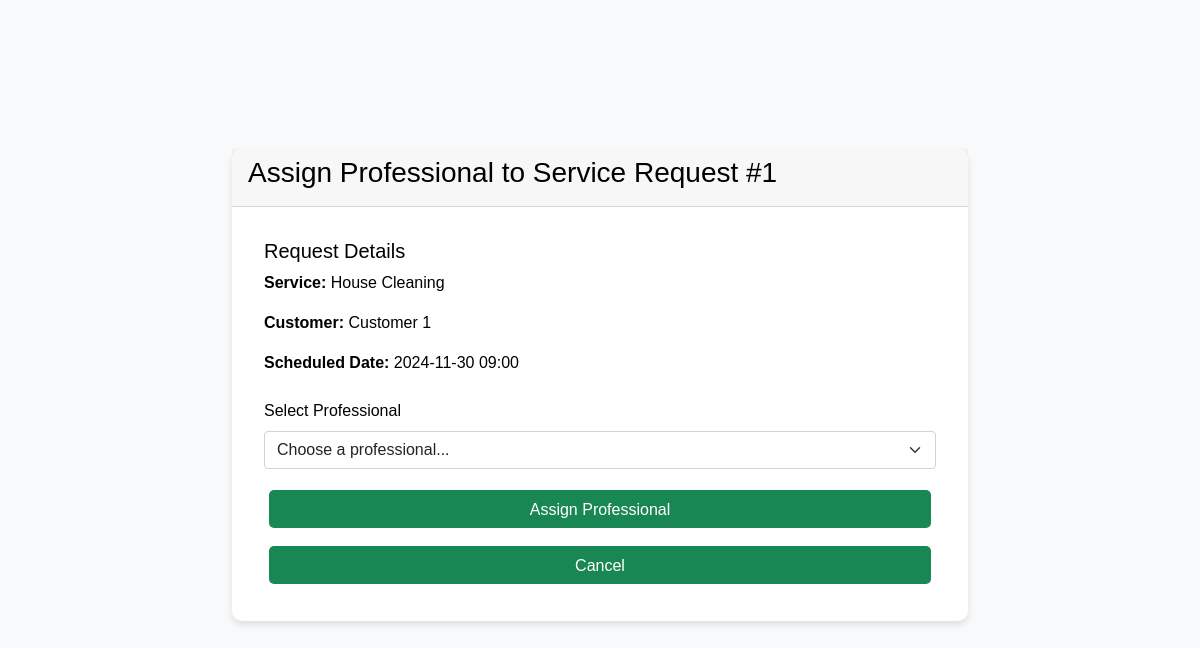
Screenshot of /admin/service-request/1/assign-professional (signed in) with the database file from the repository.
### applications/models.py (models this page shows, shortened)
class ServiceRequest(db.Model):
    __tablename__ = 'service_requests'
    request_id = db.Column(db.Integer, primary_key=True)
    service_id = db.Column(db.Integer, db.ForeignKey('services.service_id'), nullable=False)
    customer_id = db.Column(db.Integer, db.ForeignKey('customers.customer_id'), nullable=False)
    professional_id = db.Column(db.Integer, db.ForeignKey('professionals.professional_id'))
    status = db.Column(db.Enum(RequestStatus), nullable=False, default=RequestStatus.REQUESTED)
    request_date = db.Column(db.DateTime, default=datetime.utcnow)
    scheduled_date = db.Column(db.DateTime, nullable=False)
    completion_date = db.Column(db.DateTime)
    price = db.Column(db.Numeric(10, 2), nullable=False)
    customer_address = db.Column(db.Text, nullable=False)
    customer_pincode = db.Column(db.String(10), nullable=False)
    special_instructions = db.Column(db.Text)
    review = db.relationship('Review', backref='service_request', uselist=False)

class Service(db.Model):
    __tablename__ = 'services'
    service_id = db.Column(db.Integer, primary_key=True)
    name = db.Column(db.String(100), nullable=False)
    description = db.Column(db.Text)
    base_price = db.Column(db.Numeric(10, 2), nullable=False)
    estimated_time = db.Column(db.Integer, nullable=False)  # in minutes
    is_active = db.Column(db.Boolean, default=True)
    created_at = db.Column(db.DateTime, default=datetime.utcnow)
    professionals = db.relationship('Professional', backref='service')
    service_requests = db.relationship('ServiceRequest', backref='service')

class Customer(db.Model):
    __tablename__ = 'customers'
    customer_id = db.Column(db.Integer, primary_key=True)
    user_id = db.Column(db.Integer, db.ForeignKey('users.user_id'), nullable=False)
    full_name = db.Column(db.String(255), nullable=False)
    phone = db.Column(db.String(20), nullable=False)
    address = db.Column(db.Text)
    pincode = db.Column(db.String(10))
    created_at = db.Column(db.DateTime, default=datetime.utcnow)
    service_requests = db.relationship('ServiceRequest', backref='customer')
    reviews = db.relationship('Review', backref='customer')

### applications/routes.py (the view, shortened to what this page needs)
@auth.route('/admin/service-request/<int:request_id>/assign-professional', methods=['GET', 'POST'])
@admin_required
def assign_professional_to_request(request_id):
    service_request = ServiceRequest.query.get_or_404(request_id)
    available_professionals = Professional.query.filter_by(
        service_id=service_request.service_id,
        is_verified=True
    ).join(User).filter(User.is_active == True).all()
    return render_template('admin/assign_professional.html',
                         request=service_request,
                         professionals=available_professionals)

### applications/routes.py (called while the page is built)
def admin_required(f):
    @wraps(f)
    def decorated_function(*args, **kwargs):
        if 'admin_id' not in session:
            flash('Please login first.')
            return redirect(url_for('auth.admin_login'))
        return f(*args, **kwargs)
    return decorated_function

### templates/admin/assign_professional.html (shortened to what this page needs)
{% extends "base.html" %}
{% block content %}
<div class="container mt-5 pt-4">
    <div class="row">
        <div class="col-md-8 mx-auto">
            <div class="card">
                <div class="card-header">
                    <h3>Assign Professional to Service Request #{{ request.request_id }}</h3>
                </div>
                <div class="card-body">
                    <div class="request-details mb-4">
                        <h5>Request Details</h5>
                        <p><strong>Service:</strong> {{ request.service.name }}</p>
                        <p><strong>Customer:</strong> {{ request.customer.full_name }}</p>
                        <p><strong>Scheduled Date:</strong> {{ request.scheduled_date.strftime('%Y-%m-%d %H:%M') }}</p>
                    </div>
                    <form method="POST">
                        <div class="mb-3">
                            <label for="professional_id" class="form-label">Select Professional</label>
                            <select class="form-select" id="professional_id" name="professional_id" required>
                                <option value="">Choose a professional...</option>
                            </select>
                        </div>
                        <div class="d-grid gap-2">
                            <button type="submit" class="btn btn-primary">Assign Professional</button>
                            <a href="{{ url_for('auth.admin_dashboard') }}" class="btn btn-secondary">Cancel</a>
                        </div>
                    </form>
                </div>
            </div>
        </div>
    </div>
</div>
{% endblock %}

### static/styles.css (style rules this page uses)
body { font-family: 'Poppins', sans-serif; background-color: #f8f9fa; color: #000000; padding-top: 76px; }
.btn, .btn-primary { transition: all 0.3s ease; margin: 5px; border-radius: 5px; background-color: #198754 !important; color: #ffffff !important; outline: none !important; box-shadow: none !important; border: none !important; text-decoration: none; padding: 8px 20px; }
.card { background-color: #ffffff; border: none; border-radius: 10px; box-shadow: 0 4px 6px rgba(0, 0, 0, 0.1); }
.card-body { padding: 2rem; }
label { margin-bottom: 5px; text-align: left; display: block; }
form { display: flex; flex-direction: column; }
button { padding: 10px; background-color: #198754; color: #fff; border: none; border-radius: 4px; cursor: pointer; transition: all 0.3s ease; }
a { color: #198754; text-decoration: none; }
.btn, .quick-guide h5 i { color: #198754; }
.form-select { height: 38px; padding: 0.375rem 2.25rem 0.375rem 0.75rem; }
.form-control, .form-select, .btn { height: 38px; }

### rows the page displays
ServiceRequest: request_id "1", scheduled_date "2024-11-30 09:00"
Service: service.name "House Cleaning"
Customer: customer.full_name "Customer 1"
